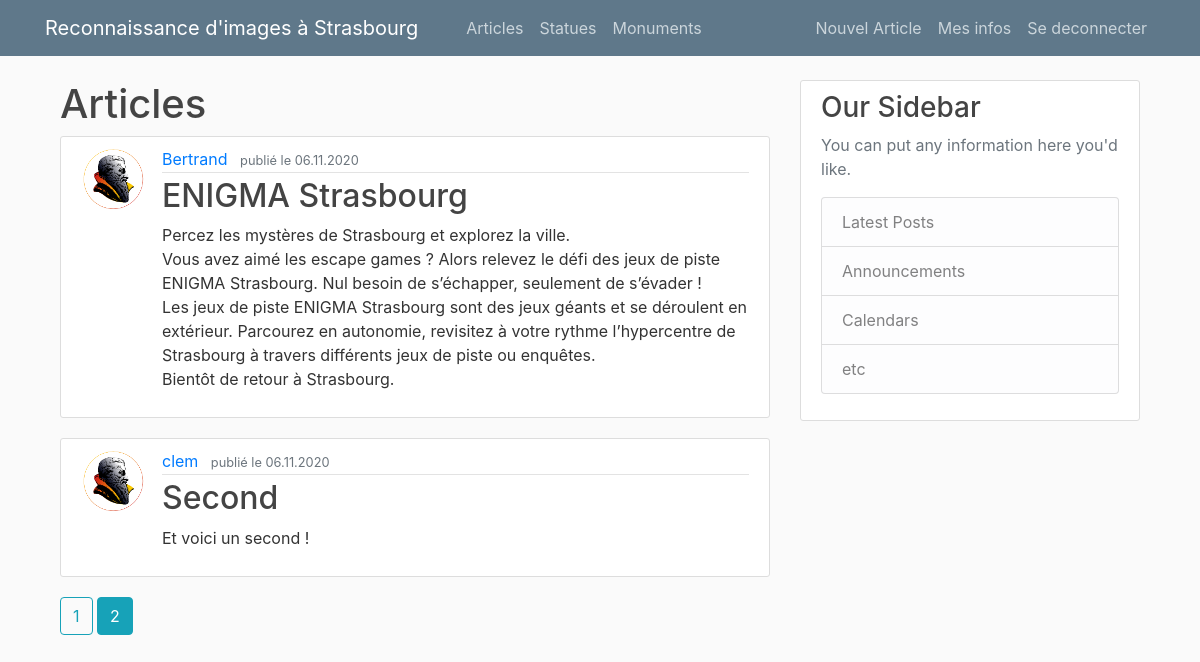
Page /articles?page=2 (signed in) on the committed database.
### main/models.py (models this page shows, shortened)
class Post(db.Model):
    id = db.Column(db.Integer, primary_key=True)
    title = db.Column(db.String(100), nullable=False)
    date = db.Column(db.DateTime, nullable=False, default=dt.utcnow())
    content = db.Column(db.Text, nullable=False)
    user_id = db.Column(db.Integer, db.ForeignKey('user.id'), nullable=False)

class User(db.Model, UserMixin):
    id = db.Column(db.Integer, primary_key=True)
    username = db.Column(db.String(20), unique=True, nullable=False)
    email = db.Column(db.String(120), unique=True, nullable=False)
    image_file = db.Column(db.String(20), nullable=False, default='default.png')
    password = db.Column(db.String(60), nullable=False)
    posts = db.relationship('Post', backref='author', lazy=True)

### main/routes.py (the view)
@app.route("/articles")
def posts():
    page = request.args.get('page', 1, type=int)
    posts = Post.query.order_by(Post.date.desc()).paginate(page=page, per_page=2)
    return render_template('posts.html',
                           posts=posts,
                           title='Articles')

### main/models.py (called while the page is built)
@login_manager.user_loader
def load_user(user_id):
    return User.query.get(int(user_id))

### main/templates/posts.html
{% extends "layout.html" %}
{% block content %}
  {% for post in posts.items %}
  <article class="media content-section">
    <img class="rounded-circle article-img" src="{{ url_for('static', filename='profile_pics/' + post.author.image_file) }}" alt="">
    <div class="media-body">
      <div class="article-metadata">
        <a class="mr-2" href="{{ url_for('posted_by', username=post.author.username) }}">{{ post.author.username }}</a>
        <small class="text-muted">publié le {{ post.date.strftime('%d.%m.%Y') }}</small>
      </div>
      <h2><a class="article-title" href="{{ url_for('post', post_id=post.id) }}">{{ post.title }}</a></h2>
      <p class="article-content">{{ post.content }}</p>
    </div>
  </article>
  {% endfor%}
  {% for page_num in posts.iter_pages(left_edge=1, right_edge=1, left_current=1, right_current=2) %}
    {% if page_num %}
      {% if posts.page == page_num %}
        <a class="btn btn-info mb-4" href="{{ url_for('posts', page=page_num) }}">{{ page_num }}</a>
      {% else %}
        <a class="btn btn-outline-info mb-4" href="{{ url_for('posts', page=page_num) }}">{{ page_num }}</a>
      {% endif %}
    {% else %}
      ...
    {% endif %}
  {% endfor %}
{% endblock content %}

### main/static/main.css (style rules this page uses)
body { background: #fafafa; color: #333333; margin-top: 5rem; }
h1, h2, h3, h4, h5, h6 { color: #444444; }
.content-section { background: #ffffff; padding: 10px 20px; border: 1px solid #dddddd; border-radius: 3px; margin-bottom: 20px; }
.article-title { color: #444444; }
.article-content { white-space: pre-line; }
.article-img { height: 65px; width: 65px; margin-right: 16px; }
.article-metadata { padding-bottom: 1px; margin-bottom: 4px; border-bottom: 1px solid #e3e3e3 }

### rows in the picture
Post: image_file (placeholder picture), author.username "Bertrand", date "06.11.2020", title "ENIGMA Strasbourg", content "Percez les mystères de Strasbourg et explorez la ville. Vous avez aimé les escape games ? Alors relevez le défi des jeux de piste ENIGMA Strasbourg. Nul besoin de s’échapper, seulement de s’évader ! Les jeux de piste ENIGMA Strasbourg sont des jeux géants et se déroulent en extérieur. Parcourez en autonomie, revisitez à votre rythme l’hypercentre de Strasbourg à travers différents jeux de piste ou enquêtes. Bientôt de retour à Strasbourg."
Post: image_file (placeholder picture), author.username "clem", date "06.11.2020", title "Second", content "Et voici un second !"

### other values in the picture
{{ title }} "Articles"
{{ page_num }} "1"
{{ page_num }} "2"
